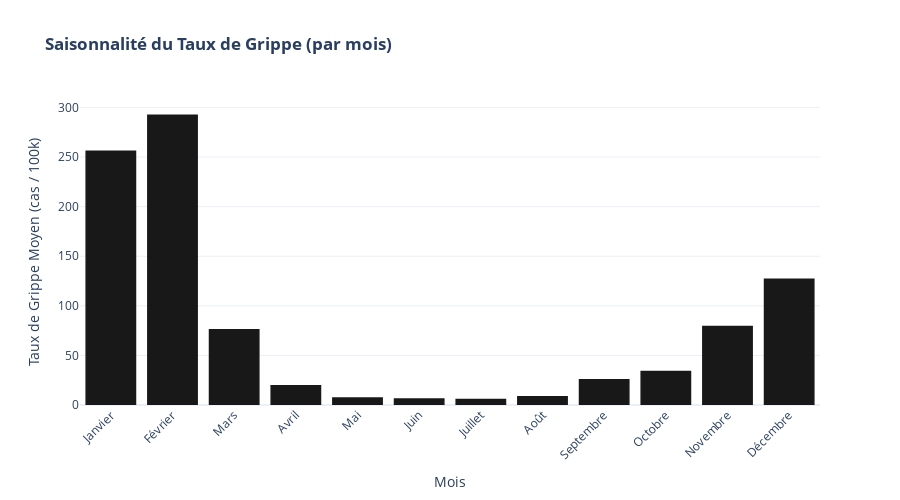

The notebook cell this image was saved under:
### Markdown cell above
- Commentaires

### Code cell
# Analyse de la saisonnalité mensuelle du Taux de Grippe (Moyenne sur toutes les années)

monthly_avg = df.groupby('month')['TauxGrippe'].mean()
# Ordre correct pour l'affichage
month_order = ['Janvier', 'Février', 'Mars', 'Avril', 'Mai', 'Juin', 
               'Juillet', 'Août', 'Septembre', 'Octobre', 'Novembre', 'Décembre']
monthly_avg = monthly_avg.reindex(month_order)

# Création du Graphique en Barres
fig = go.Figure(data=[
    go.Bar(
        x=monthly_avg.index,
        y=monthly_avg.values,
        marker_color='black',       # Couleur principale
        marker_line_color='black',  # Contour noir
        marker_line_width=1.5,
        opacity=0.9
    )
])
# Mise en page
fig.update_layout(
    title='<b>Saisonnalité du Taux de Grippe (par mois)</b>',
    xaxis_title='Mois',
    yaxis_title='Taux de Grippe Moyen (cas / 100k)',
    template='plotly_white',
    width=900,
    height=500,
    xaxis=dict(tickangle=-45) # Inclinaison légère des labels si besoin
)
fig.show()
print(" On observe clairement un pic hivernal (décembre-février) caractéristique de l'épidémie de grippe.")

### Figure 1 — Plotly figure (JSON) as saved in the notebook; plotly's stock layout.template omitted (floating-point values rounded to 4 significant figures)
{"data": [{"marker": {"color": "black", "line": {"color": "black", "width": 1.5}}, "opacity": 0.9, "type": "bar", "x": ["Janvier", "Février", "Mars", "Avril", "Mai", "Juin", "Juillet", "Août", "Septembre", "Octobre", "Novembre", "Décembre"], "y": [255.9, 292.1, 75.9, 19.38, 7.145, 6.071, 5.537, 8.265, 25.55, 33.73, 79.04, 126.9]}], "layout": {"height": 500, "title": {"text": "<b>Saisonnalité du Taux de Grippe (par mois)</b>"}, "width": 900, "xaxis": {"tickangle": -45, "title": {"text": "Mois"}}, "yaxis": {"title": {"text": "Taux de Grippe Moyen (cas / 100k)"}}}}
